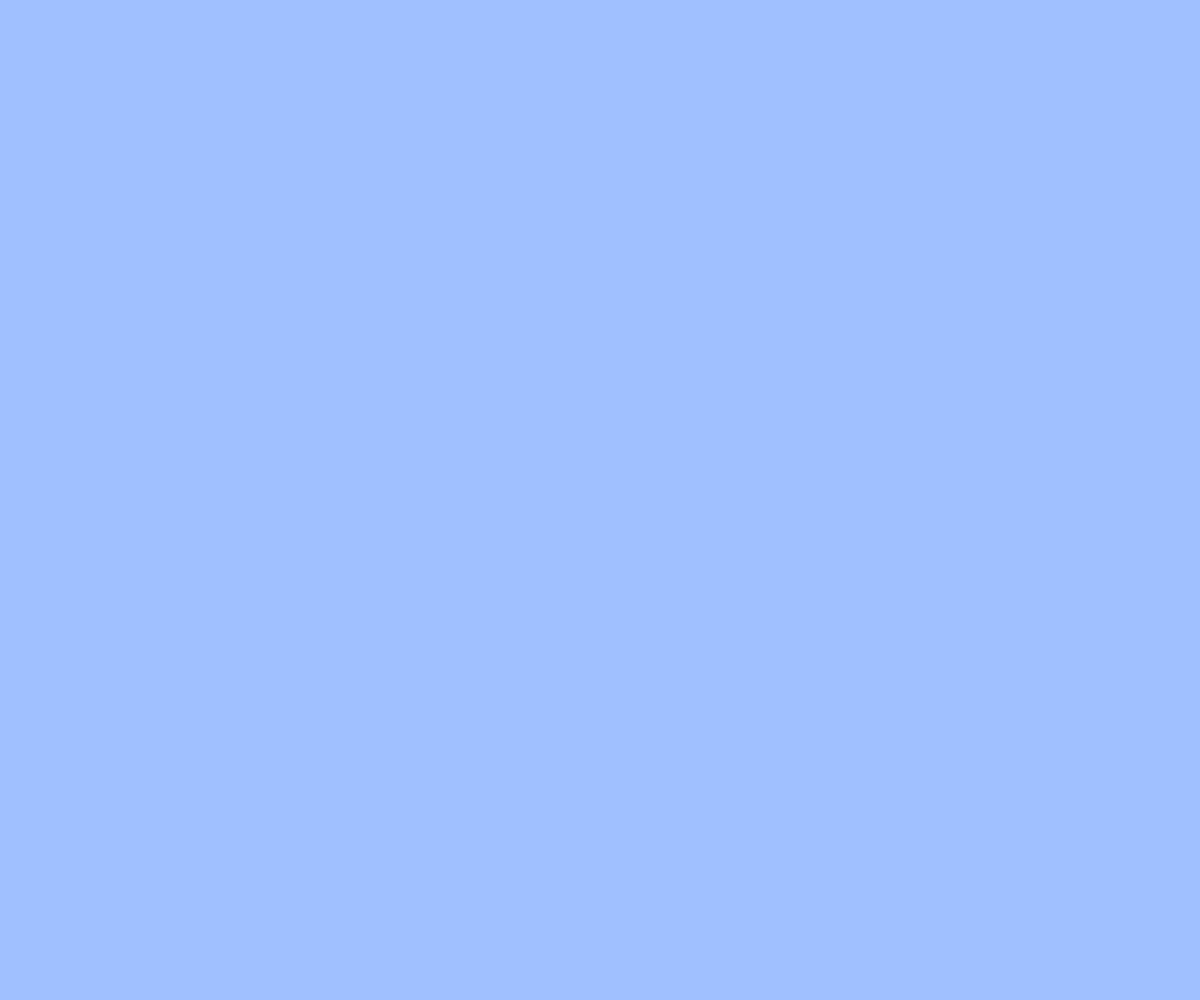
Frame 1 (no input)
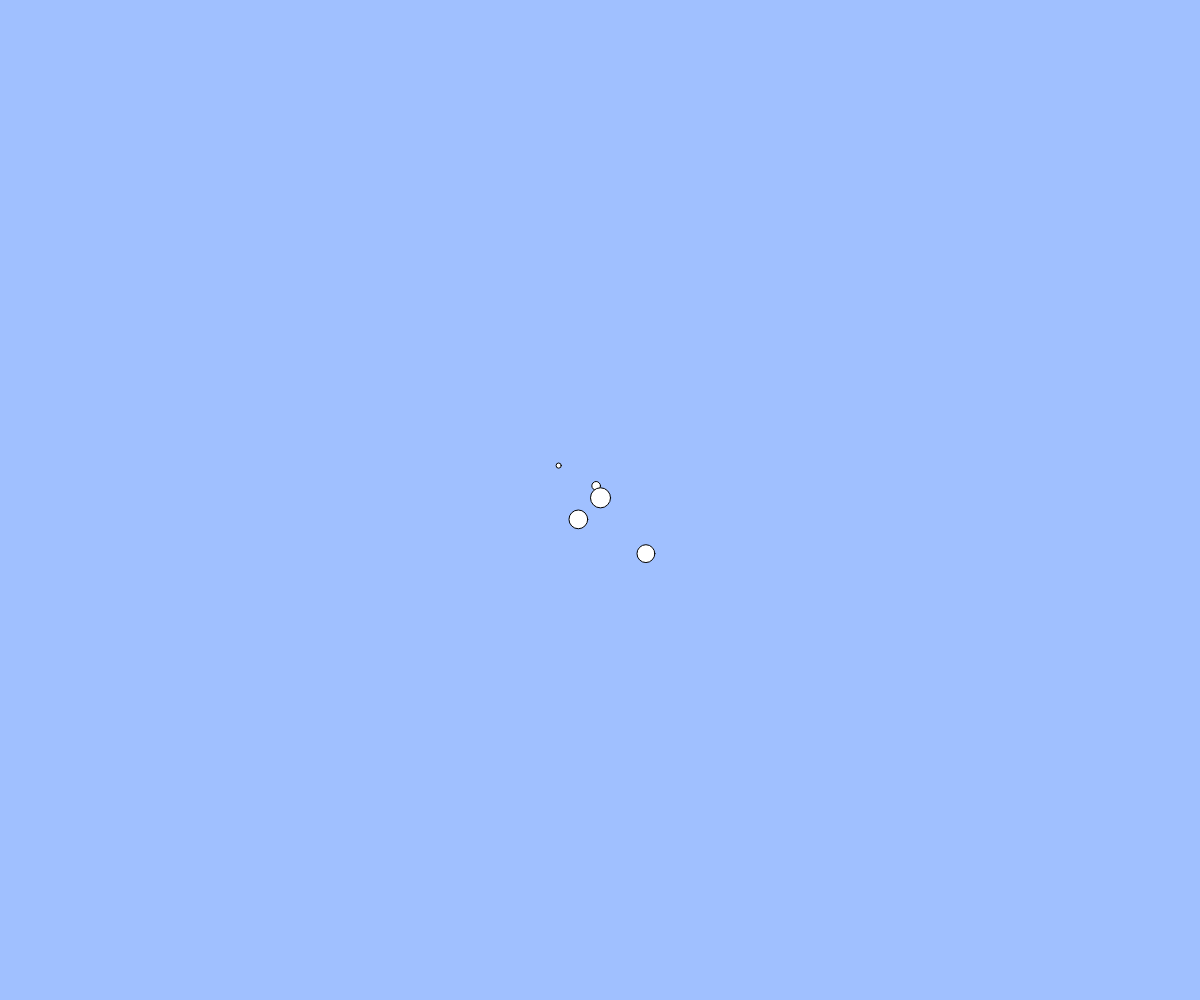
Frame 60 (no input)
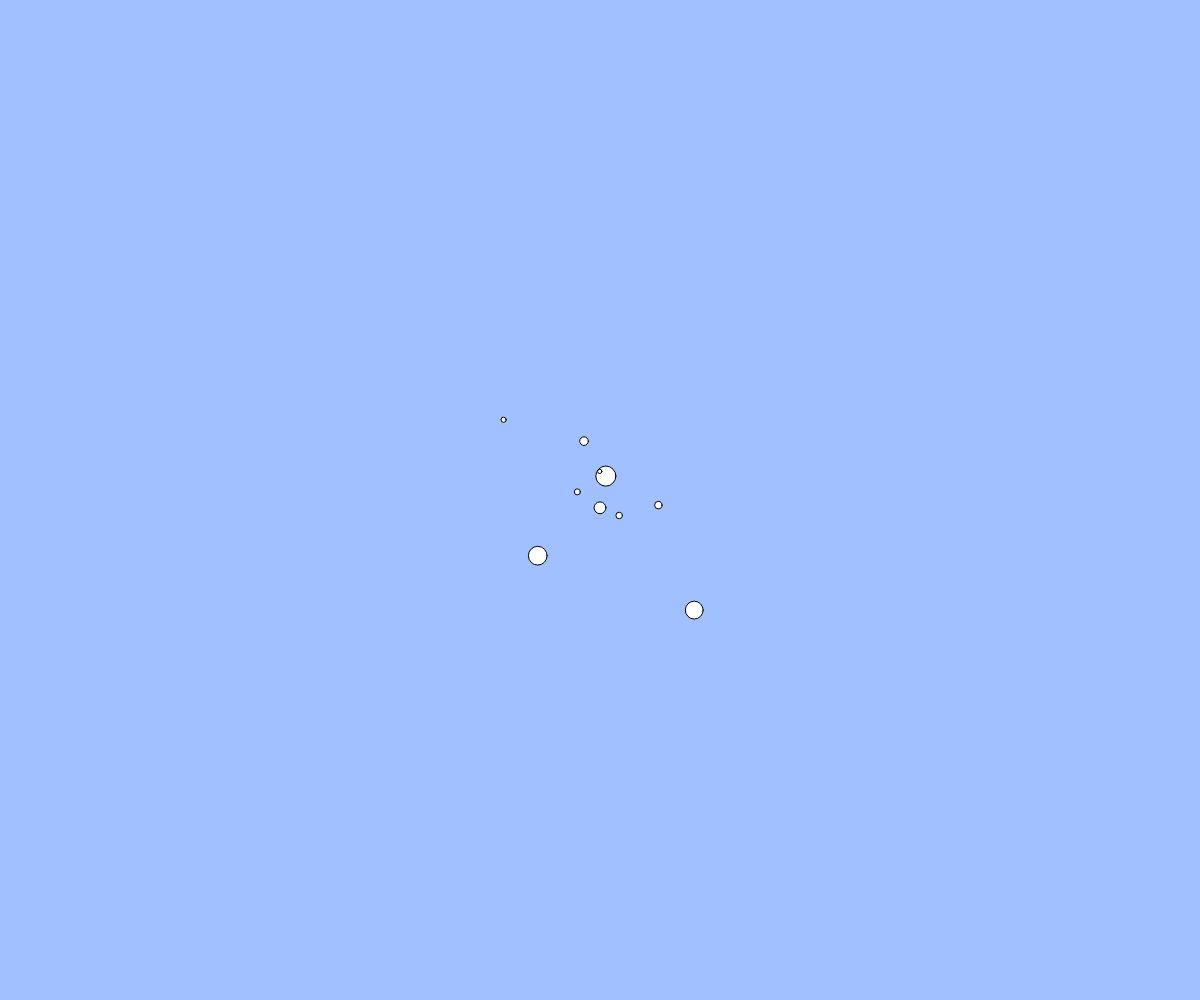
Frame 120 (the mouse pressed at the canvas centre since frame 60)

The p5.js sketch that drew these frames (run headless with seeded random() and noise() and a simulated clock; from frame 60 on, the mouse is pressed at the canvas centre):

// p5.js sketch
// ── sketch.js
//　テキスト「オブジェクト」
// 練習問題：ボールのサイズをランダムに変更してみよう
// 練習問題：何も操作しなくてもボールが湧いてくる機能を追加しよう

let balls;

function setup(){
  createCanvas(windowWidth, windowHeight);
  balls = [];
}

function draw(){
  background(160, 192, 255);
  for(let i = 0; i < balls.length; i++){
    let b = balls[i];
    ellipse(b.x, b.y, b.size);
    b.x += b.vx;
    b.y += b.vy;
  }
}

function mouseDragged(){
  const dx = mouseX - pmouseX;
  const dy = mouseY - pmouseY;
  if(mag(dx, dy) > 5){
    const b = { x: mouseX, y: mouseY, size: random(20), vx: dx, vy: dy };
    balls.push(b);
  }
}

setInterval(function(draw2){
  const dx = Math.random()*2-1;
  const dy = Math.random()*2-1;
  const a = { x: windowWidth/2, y: windowHeight/2, size: random(25), vx: dx, vy: dy };
    balls.push(a);
  }, 250);

function windowResized(){
  resizeCanvas(windowWidth, windowHeight);
}
